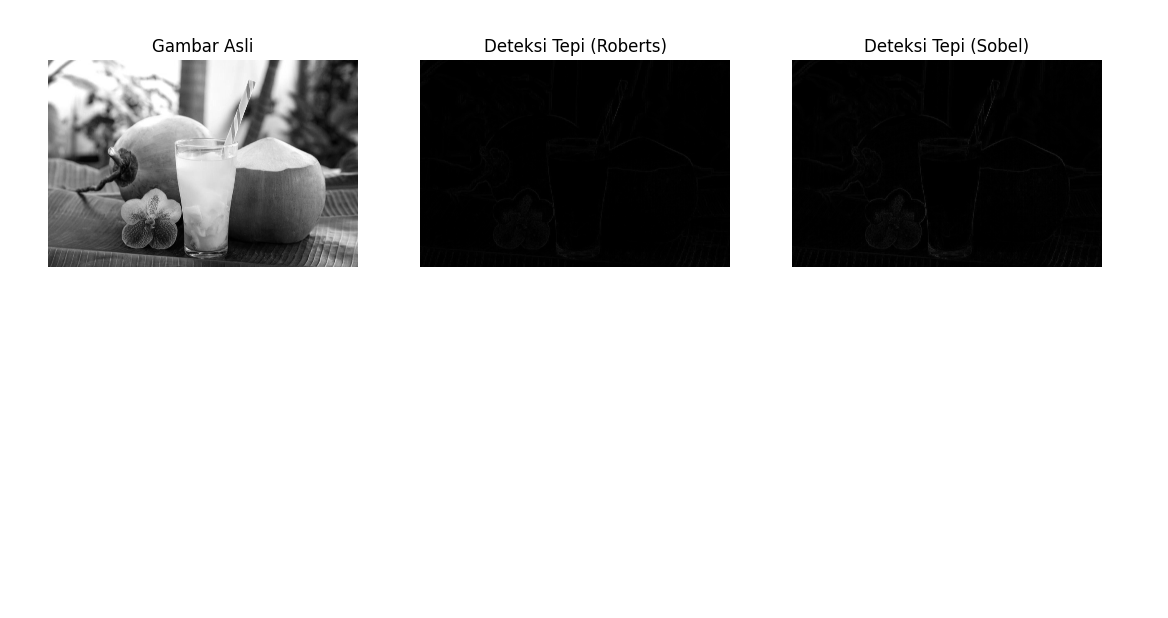

Recreate this plot in Python.
import imageio
import numpy as np
import matplotlib.pyplot as plt
from scipy.ndimage import convolve

def roberts_operator(image):
    roberts_x = np.array([[1, 0], [0, -1]])
    roberts_y = np.array([[0, 1], [-1, 0]])

    grad_x = convolve(image, roberts_x)
    grad_y = convolve(image, roberts_y)

    grad_magnitude = np.hypot(grad_x, grad_y)
    return grad_magnitude

def sobel_operator(image):
    sobel_x = np.array([[-1, 0, 1], [-2, 0, 2], [-1, 0, 1]])
    sobel_y = np.array([[1, 2, 1], [0, 0, 0], [-1, -2, -1]])

    grad_x = convolve(image, sobel_x)
    grad_y = convolve(image, sobel_y)

    grad_magnitude = np.hypot(grad_x, grad_y)
    return grad_magnitude

image_path = 'C:\\Users\\Administrator\\Downloads\\kelapa.jpg' 
image = imageio.imread(image_path)

if len(image.shape) == 3:
    image = np.mean(image, axis=2)

image = image / 255.0

edges_roberts = roberts_operator(image)

edges_sobel = sobel_operator(image)

plt.figure(figsize=(10, 5))

plt.subplot(1, 3, 1)
plt.imshow(image, cmap='gray')
plt.title('Gambar Asli')
plt.axis('off')

plt.subplot(1, 3, 2)
plt.imshow(edges_roberts, cmap='gray')
plt.title('Deteksi Tepi (Roberts)')
plt.axis('off')

plt.subplot(1, 3, 3)
plt.imshow(edges_sobel, cmap='gray')
plt.title('Deteksi Tepi (Sobel)')
plt.axis('off')

plt.show()
